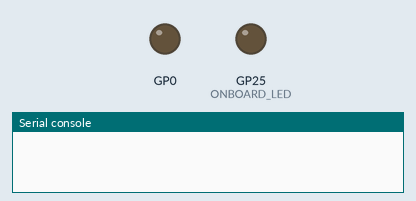
The program below on a simulated Raspberry Pi Pico running MicroPython. On the bench: output pins drawn as LEDs (lit = HIGH), the last lines printed to the serial console. WiFi joins after 1.5 s; the clock reads 2024-03-15 10:24:30 at power-on unless the program sets it; library files of the repository ran but are not shown: 1 file(s).

Above: at 2.4 s.
At 39.33 s:
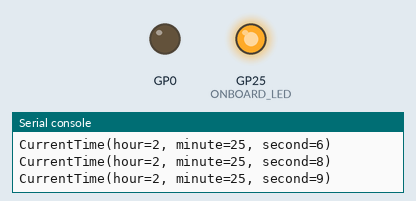
Timing chart, 0 to 40.0 s (numbered marks = the images above):
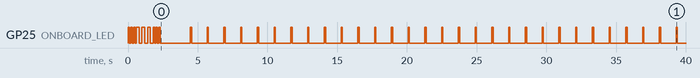

Measured:
- by itself, GP25 (ONBOARD_LED): LOW → HIGH at 0.00 s, → LOW 0.10 s later, → HIGH 0.10 s later, → LOW 0.10 s later, … (78 changes in this stretch)

The program:

main.py
```python
"""Connect to WiFi and set the current time."""
import time

import onboard_led_lib
import pwm_utils
import time_utils
import wifi_connection_utils


pwm_led = pwm_utils.create_pin_for_pwm(0)
sleep_time = 1e-4
time_is_set = False
wlan = wifi_connection_utils.get_wlan()

while True:
    if not time_is_set:
        # Only check wifi if we haven't set time since that's the only reason we need it.
        wifi_connection_utils.ensure_connection(wlan)
        time_is_set = time_utils.set_time_via_internet()
    print(time_utils.get_time())
    if time_is_set and time_utils.time_matches_now(6, 10):  # No way I regret this.
        pwm_utils.fade_pwm(pwm_led, 5*60, 0, 100)  # 5 minute fade-in time.
    onboard_led_lib.heart_beat()
    time.sleep(1)
```

onboard_led_lib.py
```python
import time
from machine import Pin


ONBOARD_LED = Pin("LED", Pin.OUT)


def toggle_onboard_LED():
    ONBOARD_LED.toggle()


def display_error_until_next_command() -> None:
    """Display the error signal (LED is on); overwritten if anyone commands the LED afterward."""
    ONBOARD_LED.on()


def blink_n_times(nn: int, sleep_time: float = 0.1) -> None:
    ONBOARD_LED.off()
    for _ in range(nn):
        ONBOARD_LED.on()
        time.sleep(sleep_time)
        ONBOARD_LED.off()
        time.sleep(sleep_time)


def heart_beat() -> None:
    blink_n_times(1)


def blink_sos() -> None:
    blink_n_times(3, 0.1)
    blink_n_times(3, 0.2)
    blink_n_times(3, 0.1)
```

pwm_utils.py
```python
"""Util functions for pulse-width-modulation (PWM)."""
import machine
import utime

_PWM_PIN_SET_EXECUTION_TIME = 9.536048e-06


def create_pin_for_pwm(desired_pin: int) -> machine.PWM:
    """Create a pin for pulse-width modulation and set it to zero output."""
    pwm_pin = machine.PWM(machine.Pin(desired_pin))
    pwm_pin.freq(100)  # 100 Hz
    pwm_pin.duty_u16(0)
    return pwm_pin


def percent_to_duty_u16(pct_desired: int):
    """Desired percent is a value in [0, 100]."""
    pct_clamped_norm = min(1, max(0, pct_desired / 100.0))
    return int(65535 * pct_clamped_norm)


def set_pwm_pct(pwm_pin: machine.PWM, pct_desired: int) -> None:
    """Set a PWM pin to a specific percent."""
    pwm_pin.duty_u16(percent_to_duty_u16(pct_desired))


def fade_pwm(pwm_pin: machine.PWM, duration_sec: float, start_pct: int, end_pct: int) -> None:
    """Fade from start % to end % over a specific period of time.

    start_pct < end_pct is a fade in.
    start_pct > end_pct is a fade out.
    start_pct = end_pct will not have any effect at all.

    Args:
        pwm_pin: The pin that you want to fade in.
        duration_sec: How long you want the fade in to last in seconds.
        start_pct: The percent at which the fade should start. Should be in [0, 100].
        end_pct: The percent at which the fade should end. Should be in [0, 100].
    """
    # Set loop variables.
    start_duty = percent_to_duty_u16(start_pct)
    end_duty = percent_to_duty_u16(end_pct)
    step_size = 1 if start_duty < end_duty else -1

    # Compute sleep time.
    num_steps = abs((end_duty - start_duty) / step_size)  # Break out for clarity.
    pwm_pin_set_execution_time_sec = _PWM_PIN_SET_EXECUTION_TIME * num_steps
    total_sleep_duration = duration_sec - pwm_pin_set_execution_time_sec
    sleep_time = int(total_sleep_duration / num_steps * 1e6)  # Microseconds.

    for duty in range(start_duty, end_duty, step_size):
        pwm_pin.duty_u16(duty)
        utime.sleep_us(sleep_time)


def fade_in_and_out(pwm_pin: machine.PWM, duration_sec: float) -> None:
    """Tell a PWM pin to fade in and out over the specified duration."""
    fade_pwm(pwm_pin, duration_sec / 2, 0, 100)
    fade_pwm(pwm_pin, duration_sec / 2, 100, 0)
```

time_utils.py
```python
"""Time-related activities that require network connection."""

import collections
import ntptime
import time
import urequests


GMT_SAN_FRANCISCO_OFFSET_HOURS = -8


CurrentTime = collections.namedtuple("CurrentTime", "hour minute second")


def time_this_func(func, *args, **kwargs):
    """Print the duration that a function took to execute."""
    start = time.ticks_us()
    func(*args, **kwargs)
    end = time.ticks_us()
    print(f"Function took {(end - start) * 1e-6} seconds to execute.")


def get_time() -> CurrentTime:
    """Get a tuple representing the current time in GMT-8.

    Returns:
        Local time as: (year, month, mday, hour, minute, second, weekday, yearday)
        The format of the entries in the 8-tuple are:
            year includes the century (for example 2014).
            month is 1-12
            mday is 1-31
            hour is 0-23
            minute is 0-59
            second is 0-59
            weekday is 0-6 for Mon-Sun
            yearday is 1-366
    """
    time_tuple = time.localtime()
    curr_time = CurrentTime(
            (time_tuple[3] + GMT_SAN_FRANCISCO_OFFSET_HOURS) % 24,
            time_tuple[4],
            time_tuple[5],
        )
    return curr_time


def time_matches_now(hour: int, minute: int) -> bool:
    """Check if the passed-in time matches the current time."""
    curr_time = get_time()
    if curr_time.hour == hour and curr_time.minute == minute:
        return True
    return False


def minutes_are_odd() -> bool:
    """Return True if the current minutes are an odd number."""
    return get_time().minute % 2 == 1


def set_time_via_internet() -> bool:
    try:
        ntptime.settime()
        print(f"Current time is: {time.localtime()}")
        print(f"Current time is: {get_time()}")
        return True
    except Exception:
        print("Could not set time successfully.")
        return False


def print_time_from_internet() -> None:
    """Query the internet for the current time and print it.

    If an exception occurs, print it and continue.
    """
    try:
        print("\n\n2. Querying the current GMT+0 time:")
        resp = urequests.get("http://date.jsontest.com") # Server that returns GMT+0 time.
        print(resp.json())
        resp.close()
    except OSError as err:
        print(err)
```

wifi_connection_utils.py
```python
"""Wifi- and networking-related functionality."""
import network
import time
import urequests

import onboard_led_lib


# It's a good thing this repo isn't public since I'm storing these as plaintext.
# No way this comes back to bite me.
SSID: str = "probablymalicious"
PW: str = "installavirusnow"


def get_wlan() -> network.WLAN:
    """Returns a WLAN object so we don"t have to check for None everywhere."""
    wlan = network.WLAN(network.STA_IF)
    wlan.active(True)
    return wlan


def _connect_wlan(wlan: network.WLAN) -> None:
    """Connects to my hard-coded WiFi network."""
    print(f"Connecting to {SSID}.")
    wlan.connect(SSID, PW)
    remaining_wait_time = 10
    while remaining_wait_time > 0 and not (wlan.status() < 0 or wlan.status() >= 3):
        remaining_wait_time -= 1  # Probably an off-by-one error.
        print(f"Waiting {remaining_wait_time} more seconds for a connection...")
        time.sleep(1)
    if wlan.status() == 3:
        print("Connection successful.")
    else:
        print("Failed to connect in time.")


def _cycle_wlan(wlan: network.WLAN) -> None:
    """Connect to WiFi using an existing WLAN object."""
    print("Cycling wlan object.")
    wlan.disconnect()
    _connect_wlan(wlan)


def _can_access_internet(wlan: network.WLAN) -> bool:
    """Queries a simple server as a litmus test for being able to access the internet."""
    try:
        resp = urequests.get("http://date.jsontest.com")
        resp.close()
        return True
    except Exception:  # Too general on purpose since I don't care what the error is.
        return False


def ensure_connection(wlan: network.WLAN) -> None:
    """Connects to wifi, if needed.

    Args:
        wlan: If wlan is a valid object, then this function checks
            the connection status and attempts a reconnection if needed.
    """
    if not wlan.isconnected() or not _can_access_internet(wlan):
        onboard_led_lib.blink_sos()
        _cycle_wlan(wlan)
    if not wlan.isconnected():
        onboard_led_lib.display_error_until_next_command()
        # Maybe add return value so we can act on it?
```
